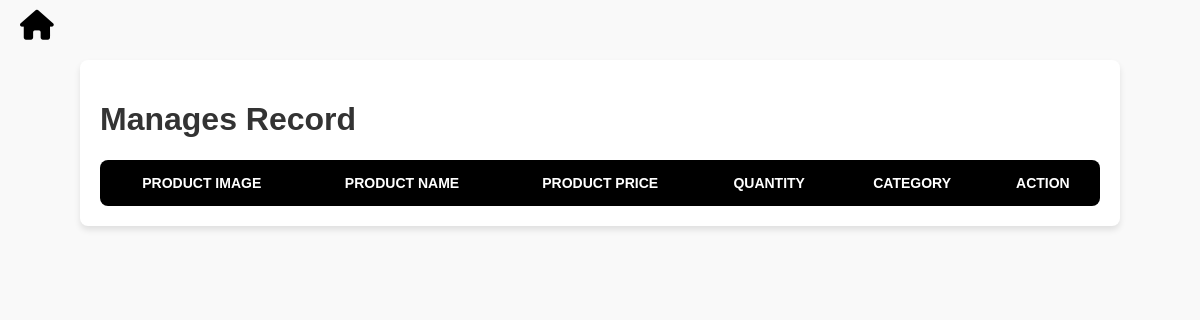
Page /products/product_list.php on the earlier database version.
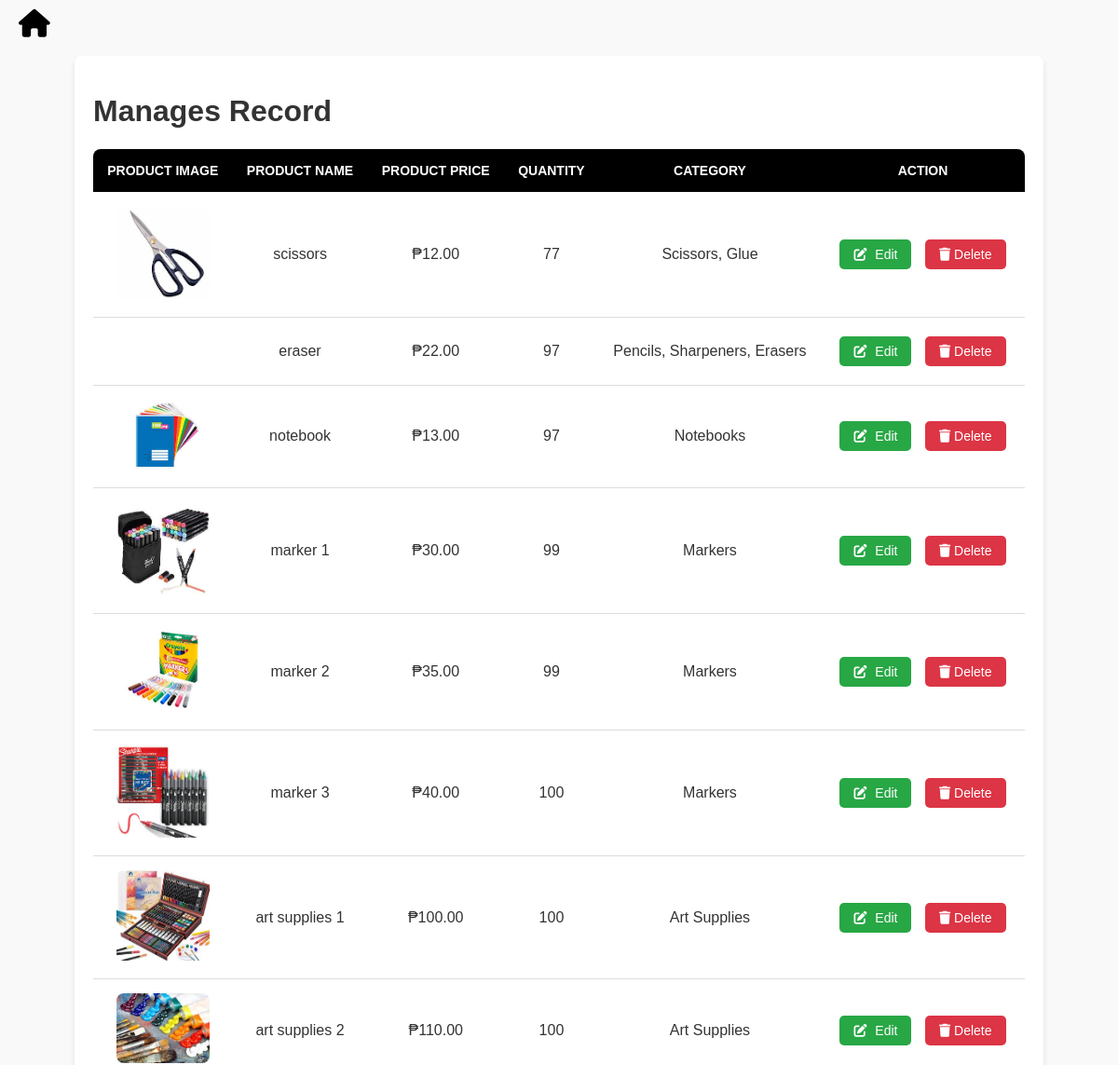
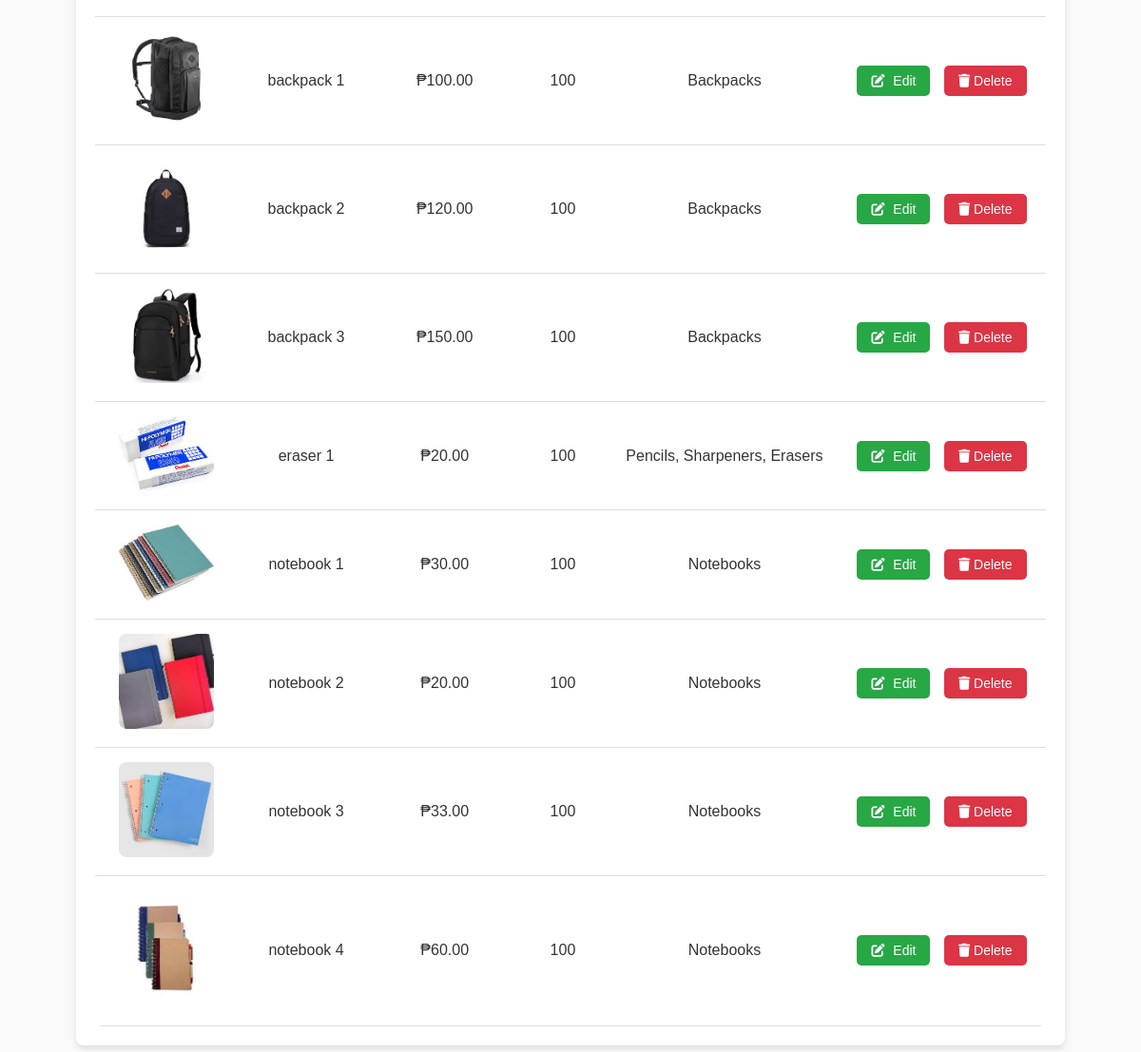
Same page on the later database version (2 pictures, top to bottom).
### tables this page shows
CREATE TABLE `products` (
  `product_id` int(11) NOT NULL,
  `product_name` varchar(100) DEFAULT NULL,
  `description` text DEFAULT NULL,
  `price` decimal(10,2) DEFAULT NULL,
  `quantity` int(11) NOT NULL DEFAULT 0,
  `image` varchar(100) DEFAULT NULL,
  `category` varchar(255) NOT NULL,
  `created_at` timestamp NOT NULL DEFAULT current_timestamp()
);

### products/product_list.php (the view, shortened to what this page needs)
<?php
@include '../connections/config.php';
$select = mysqli_query($conn, "SELECT * FROM products");
?>
<!DOCTYPE html>
<html lang="en">
<head>
    <link href="https://cdnjs.cloudflare.com/ajax/libs/font-awesome/6.0.0/css/all.min.css" rel="stylesheet">
    <link rel="stylesheet" href="assets/product.css">
</head>
<body>
    <div class="back-button-container">
        <a href="products.php" class="back-button"><i class="fa-solid fa-house"></i></a>
    </div>
    <div class="product-display">
        <h1>Manages Record</h1>
        <table class="product-display-table">
            <thead>
                <tr>
                    <th>Product Image</th>
                    <th>Product Name</th>
                    <th>Product Price</th>
                    <th>Quantity</th>
                    <th>Category</th>
                    <th>Action</th>
                </tr>
            </thead>
            <tbody>
                <?php while ($row = mysqli_fetch_assoc($select)) { ?>
                    <tr>
                        <td><img src="product_pics/<?php echo htmlspecialchars($row['image']); ?>" height="100" alt=""></td>
                        <td><?php echo htmlspecialchars($row['product_name']); ?></td>
                        <td>₱<?php echo htmlspecialchars($row['price']); ?></td>
                        <td><?php echo htmlspecialchars($row['quantity']); ?></td>
                        <td><?php echo htmlspecialchars($row['category']); ?></td>
                        <td>
                            <a href="update_prod.php?edit=<?php echo $row['product_id']; ?>" class="btn">
                                <i class="fas fa-edit"></i> Edit
                            </a>
                            <a href="product_list.php?delete=<?php echo $row['product_id']; ?>" class="btn btn-danger"
                               onclick="return confirm('Are you sure you want to delete this product?');">
                               <i class="fa-solid fa-trash"></i> Delete
                            </a>
                        </td>
                    </tr>
                <?php } ?>
            </tbody>
        </table>
    </div>
</body>
</html>

Differences in the rows shown:
added products: image (picture), product_name "scissors", price "12.00", quantity "77", category "Scissors, Glue"
added products: product_name "eraser", price "22.00", quantity "97", category "Pencils, Sharpeners, Erasers"
added products: image (picture), product_name "notebook", price "13.00", quantity "97", category "Notebooks"
added products: image (picture), product_name "marker 1", price "30.00", quantity "99", category "Markers"
added products: image (picture), product_name "marker 2", price "35.00", quantity "99", category "Markers"
added products: image (picture), product_name "marker 3", price "40.00", quantity "100", category "Markers"
added products: image (picture), product_name "art supplies 1", price "100.00", quantity "100", category "Art Supplies"
added products: image (picture), product_name "art supplies 2", price "110.00", quantity "100", category "Art Supplies"
added products: image (picture), product_name "backpack 1", price "100.00", quantity "100", category "Backpacks"
added products: image (picture), product_name "backpack 2", price "120.00", quantity "100", category "Backpacks"
added products: image (picture), product_name "backpack 3", price "150.00", quantity "100", category "Backpacks"
added products: image (picture), product_name "eraser 1", price "20.00", quantity "100", category "Pencils, Sharpeners, Erasers"
added products: image (picture), product_name "notebook 1", price "30.00", quantity "100", category "Notebooks"
added products: image (picture), product_name "notebook 2", price "20.00", quantity "100", category "Notebooks"
added products: image (picture), product_name "notebook 3", price "33.00", quantity "100", category "Notebooks"
added products: image (picture), product_name "notebook 4", price "60.00", quantity "100", category "Notebooks"
